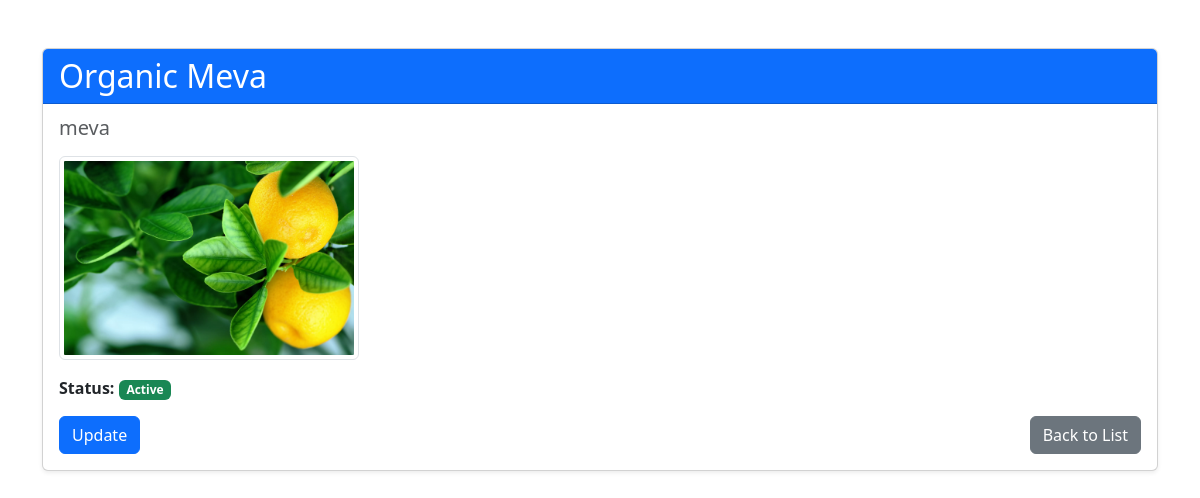
The page /main/back-office/banner/detail/2/ on the database its author committed.
### Goods/models.py (models this page shows, shortened)
class Banner(models.Model):
    title = models.CharField(max_length=255)
    sub_title = models.CharField(max_length=255, blank=True, null=True)
    img = models.ImageField(upload_to='banners/')
    is_active = models.BooleanField(default=True)

### Goods/back-office/banner/views.py (the view)
# urls.py: path('detail/<int:pk>/', BannerDetailView.as_view(), name='banner-detail'),
class BannerDetailView(DetailView):
    model = Banner
    template_name = 'back-office/banners/banner_detail.html'
    context = 'banner'

### templates/back-office/banners/banner_detail.html (shortened to what this page needs)
<!DOCTYPE html>
<html lang="en">
<head>
    <link href="https://cdn.jsdelivr.net/npm/bootstrap@5.3.0/dist/css/bootstrap.min.css" rel="stylesheet">
</head>
<body>
<div class="container mt-5">
    <div class="card shadow-sm">
        <div class="card-header bg-primary text-white">
            <h2 class="mb-0">{{ banner.title }}</h2>
        </div>
        <div class="card-body">
            <h5 class="card-subtitle mb-3 text-muted">{{ banner.sub_title }}</h5>
            {% if banner.img %}
                <img src="{{ banner.img.url }}" alt="{{ banner.title }}" class="img-thumbnail mb-3" style="max-width: 300px;">
            {% else %}
                <p>No image available</p>
            {% endif %}
            <p>
                <strong>Status:</strong>
                {% if banner.is_active %}
                    <span class="badge bg-success">Active</span>
                {% else %}
                    <span class="badge bg-secondary">Inactive</span>
                {% endif %}
            </p>
            <div class="d-flex justify-content-between">
                <a href="{% url 'banner-update' banner.pk %}" class="btn btn-primary">Update</a>
                <a href="{% url 'banner-list' %}" class="btn btn-secondary">Back to List</a>
            </div>
        </div>
    </div>
</div>
</body>
</html>

### rows shown on the page
Banner: title "Organic Meva", sub_title "meva", img (picture)
